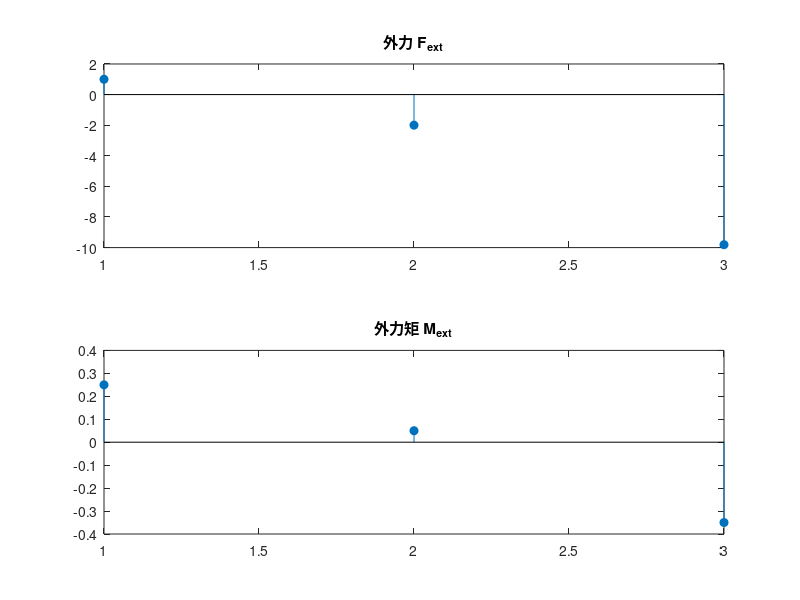
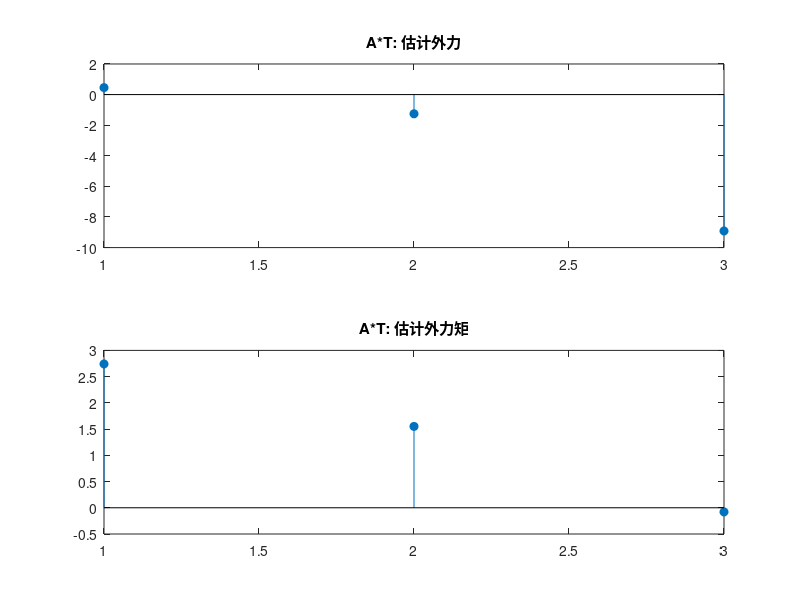

Here is the MATLAB script that generated these plots, in order:
%% ----------------------------
%% 参数设置（平台与运动学参数）
m = 1;                  % 平台质量 (kg)
g = [0; 0; -9.81];      % 重力 (m/s^2)
I = diag([0.5, 0.5, 1]);  % 平台惯性矩阵 (kg·m^2)

% 平台位姿（单位：m, rad）
x = 3; y = -5; z = 6;
roll = 0; pitch = 0; yaw = 0;

% 平台线性加速度（m/s^2）
a = [1; -2; 0.0];

% 欧拉角速率和加速度（rad/s, rad/s^2）
euler_dot = [0.5; 0.3; 0.4];
euler_ddot = [0.5; 0.1; -0.2];

%% ----------------------------
%% Step 1: 计算平台外力 F_ext 和外力矩 M_ext（完整考虑 T_dot）
% 平移外力
F_ext = m * a + m * g;

% 欧拉角与转换矩阵（ZYX顺序）
phi = roll; theta = pitch; psi = yaw;
T_mat = [ 1,        0,            -sin(theta);
          0,  cos(phi),    cos(theta)*sin(phi);
          0, -sin(phi),    cos(theta)*cos(phi)];

% 角速度
omega = T_mat * euler_dot;

% 计算 T_mat 关于 phi 和 theta 的偏导数
dT_dphi = [ 0,            0,              0;
            0,      -sin(phi),    cos(theta)*cos(phi);
            0,      -cos(phi),   -cos(theta)*sin(phi) ];

dT_dtheta = [ 0,            0,             -cos(theta);
              0,            0,             -sin(theta)*sin(phi);
              0,            0,             -sin(theta)*cos(phi) ];

% 计算 T_dot：注意只考虑 phi 和 theta 的贡献
T_dot = dT_dphi * euler_dot(1) + dT_dtheta * euler_dot(2);

% 完整计算角加速度：alpha = T_dot*euler_dot + T_mat*euler_ddot
alpha = T_dot * euler_dot + T_mat * euler_ddot;

% 外力矩
M_ext = I * alpha + cross(omega, I * omega);

% 合成外部作用向量
W = [F_ext; M_ext];

disp('外力 F_ext (N):'); disp(F_ext);
disp('外力矩 M_ext (N·m):'); disp(M_ext);

%% ----------------------------
%% Step 2: 构造矩阵 A（6x8），用于平衡方程 A*T = W
% 平台与容器参数
L_container = 10.0;    % 容器边长 (m)
L_platform  = 0.5;    % 平台边长 (m)
p_center = [3; -5; 6]; % 平台质心位置

% 计算平台挂载点相对于平台质心的向量 (8个角)
r_platform = [ L_platform/2,  L_platform/2,  L_platform/2,  L_platform/2, -L_platform/2, -L_platform/2, -L_platform/2, -L_platform/2;
               L_platform/2,  L_platform/2, -L_platform/2, -L_platform/2,  L_platform/2,  L_platform/2, -L_platform/2, -L_platform/2;
               L_platform/2, -L_platform/2,  L_platform/2, -L_platform/2,  L_platform/2, -L_platform/2,  L_platform/2, -L_platform/2];

% 平台挂载点位置
p = repmat(p_center,1,8) + r_platform;

% 定义容器锚点（正方体容器的八个角）
B = [ L_container/2,  L_container/2,  L_container/2,  L_container/2, -L_container/2, -L_container/2, -L_container/2, -L_container/2;
      L_container/2,  L_container/2, -L_container/2, -L_container/2,  L_container/2,  L_container/2, -L_container/2, -L_container/2;
      L_container/2, -L_container/2,  L_container/2, -L_container/2,  L_container/2, -L_container/2,  L_container/2, -L_container/2];

% 计算每根绳子的牵引方向单位向量 u
u = zeros(3,8);
for i = 1:8
    diff_vec = B(:,i) - p(:,i);
    u(:,i) = diff_vec / norm(diff_vec);
end

% r 向量（平台挂载点相对于平台质心）
r = r_platform;

% 构造 A 矩阵：上半部分为 u_i， 下半部分为 r_i x u_i
A = zeros(6, 8);
for i = 1:8
    A(1:3, i) = u(:, i);
    A(4:6, i) = cross(r(:, i), u(:, i));
end

%% ----------------------------
%% Step 3: 利用最小二乘法求解张力 T
%%T_cable = pinv(A) * W;  % 采用伪逆求最小二乘解

lambda = 1e-3;  % 正则化参数，根据具体情况调整
T_cable = (A'*A + lambda*eye(size(A,2))) \ (A'*W);


disp('求解得到的八根绳子的张力 (N):');
disp(T_cable);

% 补充：绘图显示 W 与 A*T 的比较
W_est = A * T_cable;
figure;
subplot(2,1,1);
stem(W(1:3), 'filled'); title('外力 F_{ext}');
subplot(2,1,2);
stem(W(4:6), 'filled'); title('外力矩 M_{ext}');

figure;
subplot(2,1,1);
stem(W_est(1:3), 'filled'); title('A*T: 估计外力');
subplot(2,1,2);
stem(W_est(4:6), 'filled'); title('A*T: 估计外力矩');

